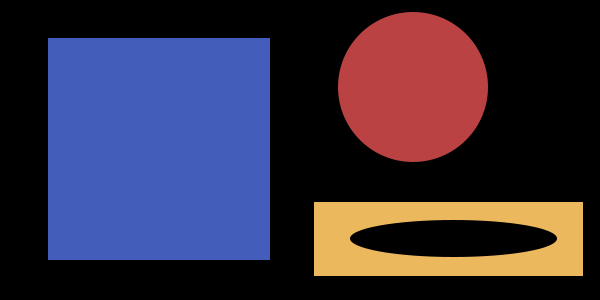
#> input picture pyimagesearch gurus/Module 1/img/basic_shapes.png, 600 x 300 px
$ python getting_and_setting.py --image ../img/basic_shapes.png
#> lines starting #> are read from the running program, lines starting #| are printed output that depends on the picture; after the words box and inside, x2 and y2 are one past the last pixel; in counts of white or black regions, pixels touching at a corner belong together
import argparse
import cv2

# construct the argument parser and parse the arguments
ap = argparse.ArgumentParser()
ap.add_argument('-i', '--image', required=True, help= 'Path to the image')
args = vars(ap.parse_args())

# load the image, grab its dimensions and show it
image = cv2.imread(args['image'])
#> image is the input picture: shape (300, 600, 3); mean B, G, R 64.6, 46.4, 54.5
(h, w) = image.shape[:2]
#> h = 300; w = 600
cv2.imshow('Original', image)

# images are just numpy arrays. The top-left pixel can be found at (0, 0)
(b, g, r) = image[0, 0]
#> b = 0; g = 0; r = 0
print("Pixel at (0, 0) - Red: {r}, Green: {g}, Blue: {b}".format(r=r, g= g, b=b))
#| Pixel at (0, 0) - Red: 0, Green: 0, Blue: 0

# lt's change the value of the pixel at (0, 0) and make it red
image[0, 0] = (0, 0 , 255)
#> image: shape (300, 600, 3); under 0.01% of pixels changed, all inside (x1, y1, x2, y2) = (0, 0, 1, 1)
(b, g, r) = image[0, 0]
#> r = 255
print('Pixel at (0, 0) - Red: {r}, Green: {g}, Blue: {b}'.format(r=r, g=g, b=b))
#| Pixel at (0, 0) - Red: 255, Green: 0, Blue: 0

# compute the center of the image, which is simply the width and height
# divided by two
(cx, cy) = (w // 2, h //2 )
#> cx = 300; cy = 150

# since we are using the numpy arrays, we can apply slicing and grab large chunks
# of the image -- let's grab the top-left corner
tl = image[0:cy, 0:cx]
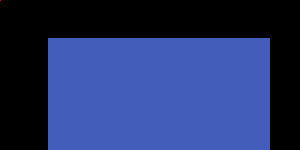
#> tl: shape (150, 300, 3); mean B, G, R 102.8, 51.9, 36.5
cv2.imshow('Top-Left Corner', tl)

# in similar fashion, let's grab the top-right, bottom-right, and bottom-left
# corners and display them
tr = image[0:cy, cx:w]
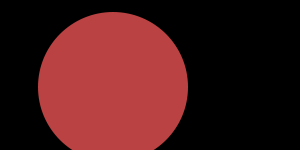
#> tr: shape (150, 300, 3); mean B, G, R 24.9, 24.9, 70.3
br = image[cy:h, cx:w]
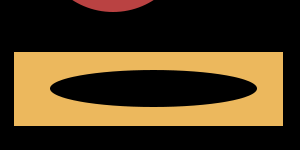
#> br: shape (150, 300, 3); mean B, G, R 29.7, 57.8, 75.6
bl = image[cy:h, 0:cx]
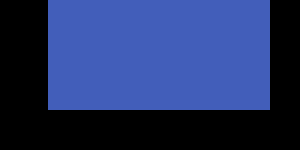
#> bl: shape (150, 300, 3); mean B, G, R 100.9, 51, 35.8
cv2.imshow('Top-Right Corner', tr)
cv2.imshow('Bottom-Right Corner', br)
cv2.imshow('Bottom-Left Corner', bl)

# now let's make the top-left corner of the original image green
image[0:cy, 0:cx] = (0, 255, 0)
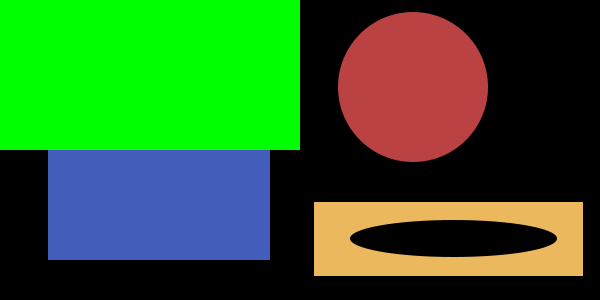
#> image: shape (300, 600, 3); mean B, G, R 38.9, 97.2, 45.4
# show updated image
cv2.imshow('Updated', image)

# Exercise - What is the approximate value of pixel located at point x=111
# and y = 225

(b1, g1 ,r1) = image[225, 111]
#> b1 = 186; g1 = 94; r1 = 66
print(f'Pixel at (111, 255) - Red: {r1}, Green: {g1}, Blue: {b1}')
#| Pixel at (111, 255) - Red: 66, Green: 94, Blue: 186

cv2.waitKey(0)

$ run again, on pyimagesearch gurus/Module 1/img/circles_and_squares.png
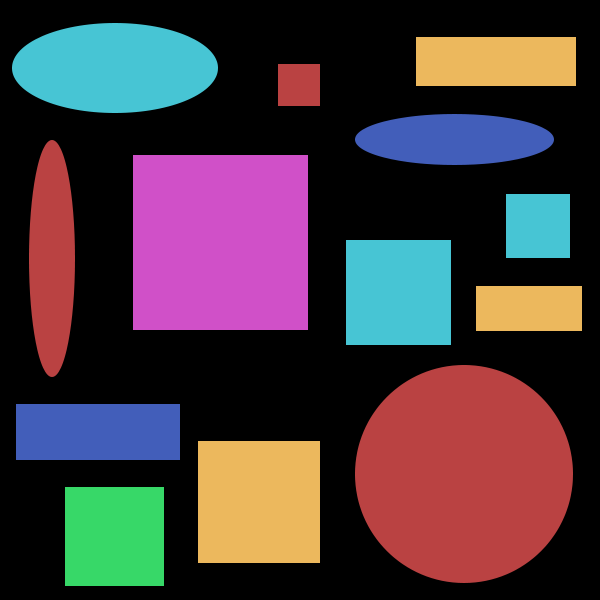
#> input picture pyimagesearch gurus/Module 1/img/circles_and_squares.png, 600 x 600 px
#> image is the input picture: shape (600, 600, 3); mean B, G, R 62, 56.2, 70.8
#> `(b, g, r) = image[0, 0]`: b = 0
#| Pixel at (0, 0) - Red: 0, Green: 0, Blue: 0
#> `(b, g, r) = image[0, 0]`: r = 255
#| Pixel at (0, 0) - Red: 255, Green: 0, Blue: 0
#> `bl = image[cy:h, 0:cx]`:
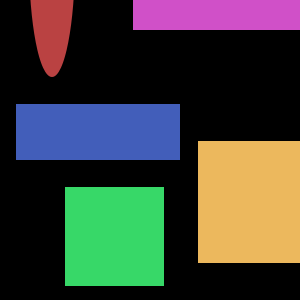
#> bl: shape (300, 300, 3); mean B, G, R 56.1, 64.8, 61.9
#> `image[0:cy, 0:cx] = (0, 255, 0)`:
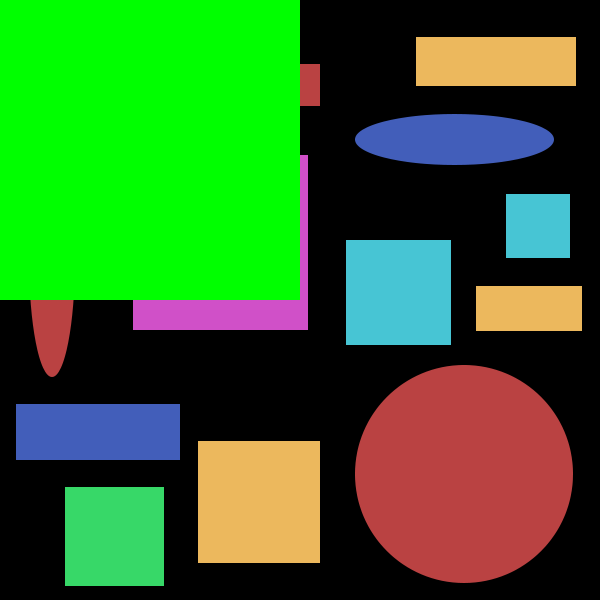
#> image: shape (600, 600, 3); mean B, G, R 38.7, 105.3, 50.3
#> b1 = 0; g1 = 255; r1 = 0
#| Pixel at (111, 255) - Red: 0, Green: 255, Blue: 0
